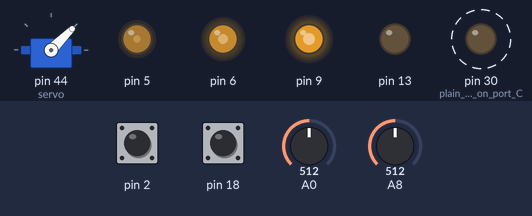
A sketch run on a simulated Arduino Mega 2560, built with avr-gcc and run on an emulated ATmega2560. Parts: servo, output pins drawn as LEDs (lit = HIGH). Dashed ring = blinking. The test bench sets the inputs (shaded band); at power-on: pin 2 HIGH, pin 18 HIGH, A0 = 512, A8 = 512. What the sketch prints to the serial monitor is not drawn.

Above: at 0.05 s.
Timing chart, 0 to 3.0 s (numbered marks = the images above):
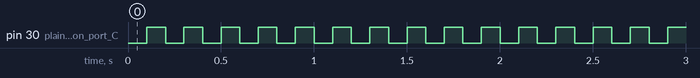

The sketch:

mega-check.ino
```cpp
// Firmware used by the test suite to exercise ATmega2560 peripherals.
#include <Servo.h>

Servo servo;
volatile long ticks2 = 0, ticks18 = 0;

void onPin2() { ticks2++; }
void onPin18() { ticks18++; }

void setup() {
  Serial.begin(115200);
  pinMode(13, OUTPUT);
  pinMode(30, OUTPUT);           // plain GPIO on port C
  pinMode(2, INPUT_PULLUP);
  pinMode(18, INPUT_PULLUP);
  attachInterrupt(digitalPinToInterrupt(2), onPin2, FALLING);    // INT4
  attachInterrupt(digitalPinToInterrupt(18), onPin18, FALLING);  // INT3
  analogWrite(5, 64);            // timer 3
  analogWrite(6, 128);           // timer 4
  analogWrite(9, 192);           // timer 2
  servo.attach(44);              // Servo.h uses timer 5 on the Mega
  servo.write(45);
  Serial.println("mega ready");
}

unsigned long last = 0;
void loop() {
  digitalWrite(30, (millis() / 100) % 2);
  if (millis() - last >= 200) {
    last = millis();
    Serial.print("A0=");
    Serial.print(analogRead(A0));
    Serial.print(" A8=");
    Serial.print(analogRead(A8));
    Serial.print(" i2=");
    Serial.print(ticks2);
    Serial.print(" i18=");
    Serial.println(ticks18);
  }
}
```

Measured:
- by itself, pin 30 (plain_GPIO_on_port_C): alternates HIGH for 0.10 s and LOW for 0.10 s
